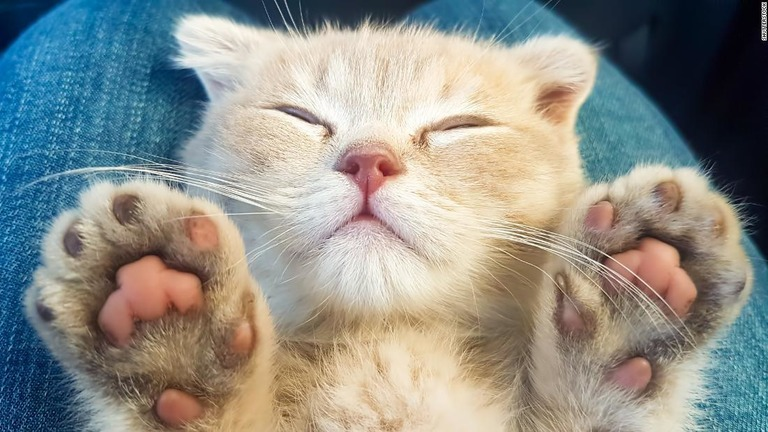
#> input picture image/cat.jpeg, 768 x 432 px
$ python read_write.py image/cat.jpeg
#> lines starting #> are read from the running program, lines starting #| are printed output that depends on the picture; after the words box and inside, x2 and y2 are one past the last pixel; in counts of white or black regions, pixels touching at a corner belong together
import cv2

# print(cv2.__version__)
# img = cv2.imread("image/cat.jpeg",cv2.IMREAD_GRAYSCALE)
img = cv2.imread("image/cat.jpeg")
#> img is the input picture: shape (432, 768, 3); mean B, G, R 137.5, 143.8, 142.1
cv2.imshow("Image", img)

cv2.putText(
    img,
    text="CAT !!!",
    org=(100, 250),
    fontFace=cv2.FONT_HERSHEY_SIMPLEX,
    fontScale=5,
    color=(255, 255, 0),
    thickness=3,
)
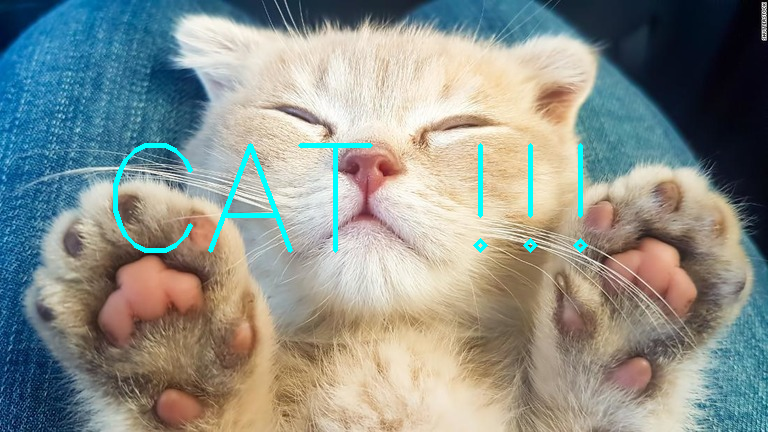
#> img: shape (432, 768, 3); 1.45% of pixels changed, all inside (x1, y1, x2, y2) = (113, 143, 588, 253)
resize_img = cv2.resize(
    img,
    dsize=(
        768 // 2,
        432 // 2,
    ),
)
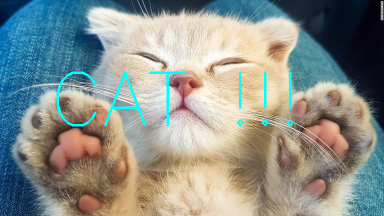
#> resize_img: shape (216, 384, 3); mean B, G, R 139, 145.1, 139.6
cv2.imwrite("image/resize_cat.jpeg", resize_img)

# cv2.waitKey(5000)

# cv2.imwrite("image/new_cat.jpeg", img)
print(img.shape)
#| (432, 768, 3)


# [12 lines of commented-out code are left out]
